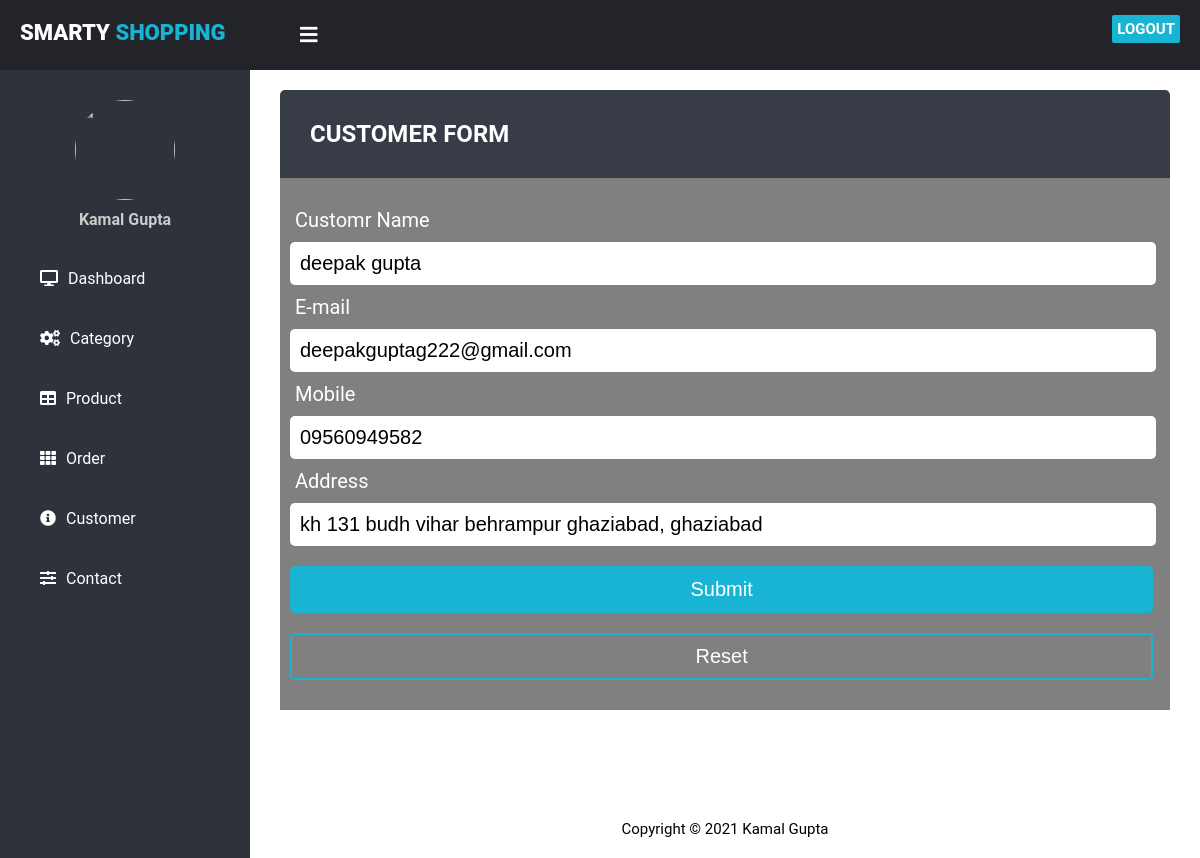
/manage-customer.php?id=2 (signed in), run on an earlier commit of the app's database.
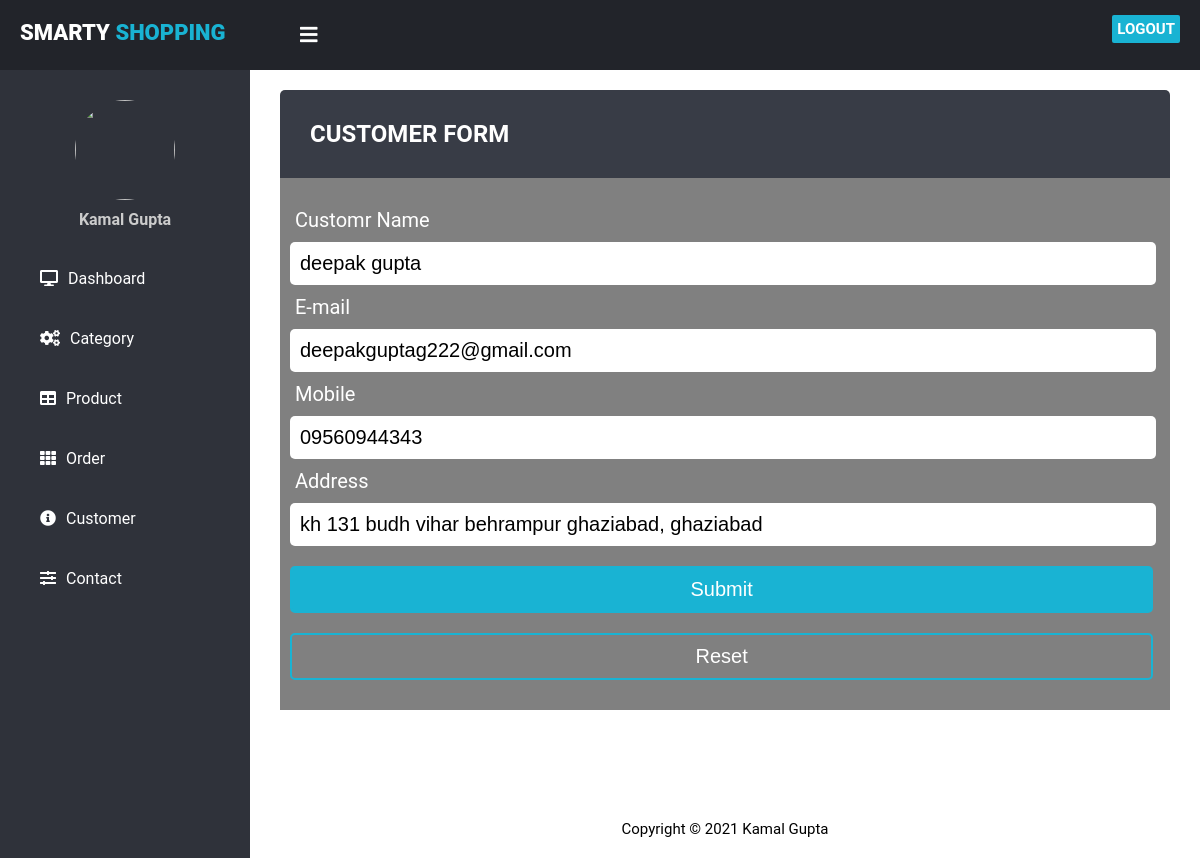
And on a later commit of the database.
### tables this page shows
CREATE TABLE `users` (
  `id` int(11) NOT NULL,
  `name` varchar(255) NOT NULL,
  `password` varchar(50) NOT NULL,
  `email` varchar(50) NOT NULL,
  `mobile` varchar(15) NOT NULL,
  `address` varchar(200) NOT NULL,
  `added_on` datetime NOT NULL,
  `status` tinyint(4) NOT NULL
);

### function_inc.php (called while the page is built, shortened)
<?php
function get_safe_value($con,$str){
    if($str!=''){
        $str=trim($str);
        return mysqli_real_escape_string($con,$str);
    }
}
?>

### manage-customer.php (the view, shortened to what this page needs)
<?php
  require('top.php');
  $msg='';
  $name='';
  $email='';
  $mobile='';
  $address='';
  if(isset($_GET['id']) && $_GET['id']!=''){
      $id=get_safe_value($con,$_GET['id']);
      $res=mysqli_query($con,"select * from users where id='$id'");
      $count=mysqli_num_rows($res);
      if($count>0){
      $row=mysqli_fetch_assoc($res);
      $name=$row['name'];
      $email=$row['email'];
      $mobile=$row['mobile'];
      $address=$row['address'];
      }else{
          header('location:customer.php');
          die();
      }
  }
?>
    <div class="content">
        <div class="content-header">
            <div class="subheader">
                <h2>CUSTOMER FORM</h2>
            </div>
            <form method="post" action="" >
                    <label for="name">Customr Name</label><br>
                    <input type="text" name="name" value="<?php echo $name; ?>" id="name" placeholder="Enter Customer Name*" required><br>
                    <label for="email">E-mail</label><br>
                    <input type="email" name="email" value="<?php echo $email; ?>" id="email" placeholder="Enter Category Name*" required><br>
                    <label for="mobile">Mobile</label><br>
                    <input type="mobile" name="mobile" value="<?php echo "$mobile"; ?>" id="mobile" placeholder="Enter Mobile Number*" maxlength="13" minimum="13" required><br>
                    <label for="address">Address</label><br>
                    <input type="address" name="address" value="<?php echo $address; ?>" id="address" placeholder="Enter Address*" required><br>
                    <button type="submit" name="submit">Submit</button>
                    <button type="reset">Reset</button>
                    <div class="msg"><?php echo $msg; ?></div>
            </form>
        </div>
    </div>
 <?php
  include('footer.php');
?>

What changed in the data, as far as the page shows it:
changed users "deepak gupta": mobile "09560949582" → "09560944343"
